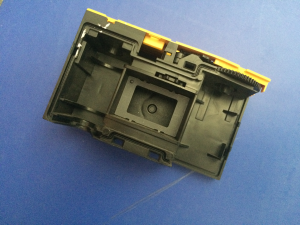
%> input picture HW2/Camera.png, 300 x 225 px
$ octave Part3b.m   (GNU Octave 9; MATLAB toolbox functions it lacks are replaced by stand-ins)
%> lines starting %> are read from the running program, lines starting %| are printed output that depends on the picture; in (x1, y1, x2, y2) boxes, pixels count from 0 and x2, y2 are one past the last pixel; in counts of white or black regions, pixels touching at a corner belong together; the program's own positions count from 1
o= imread('Camera.png');
%> o is the input picture: size 225x300x3 uint8; mean R, G, B 101, 116.8, 136.6
im= rgb2gray(o);
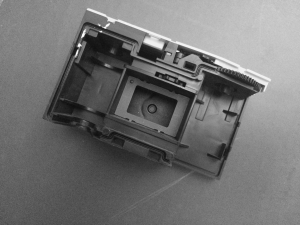
%> im: size 225x300 uint8; min 15, max 252, mean 114.4
im = edge(im, 'log', [], 3);
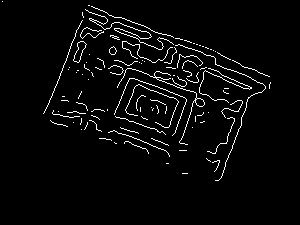
%> im: size 225x300 logical; 3.6% white in thin lines or dots, all inside (x1, y1, x2, y2) = (2, 1, 271, 181)
%> (the run ends here)
